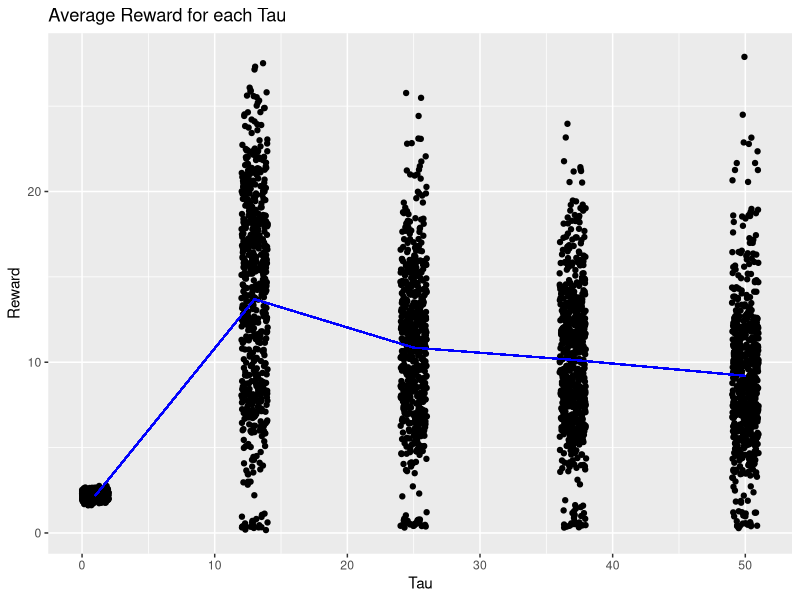
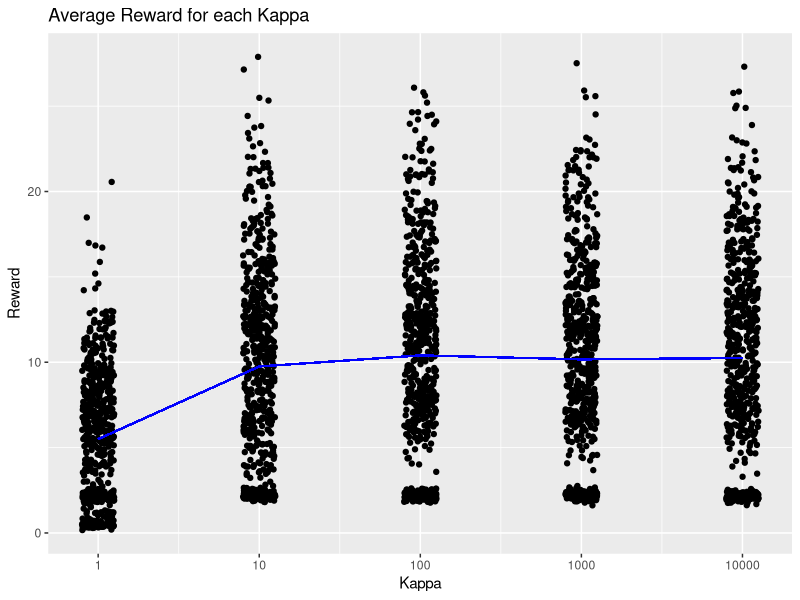
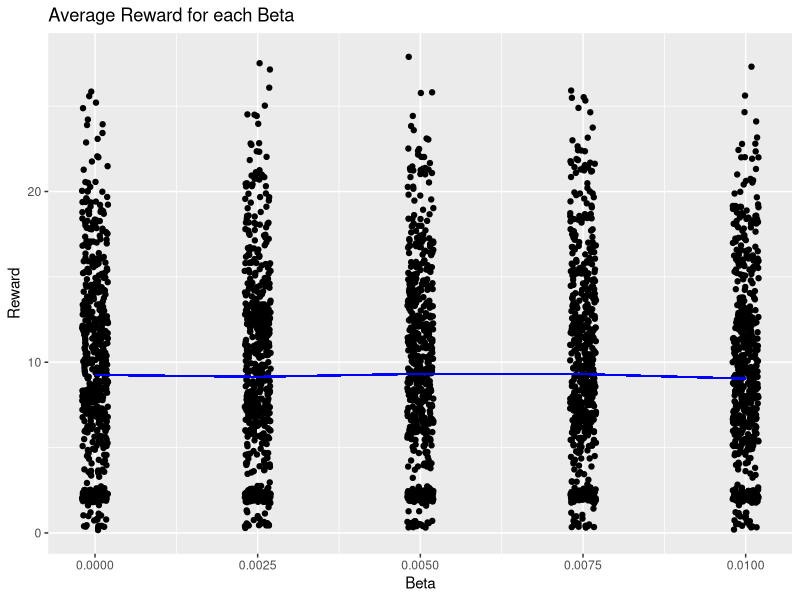
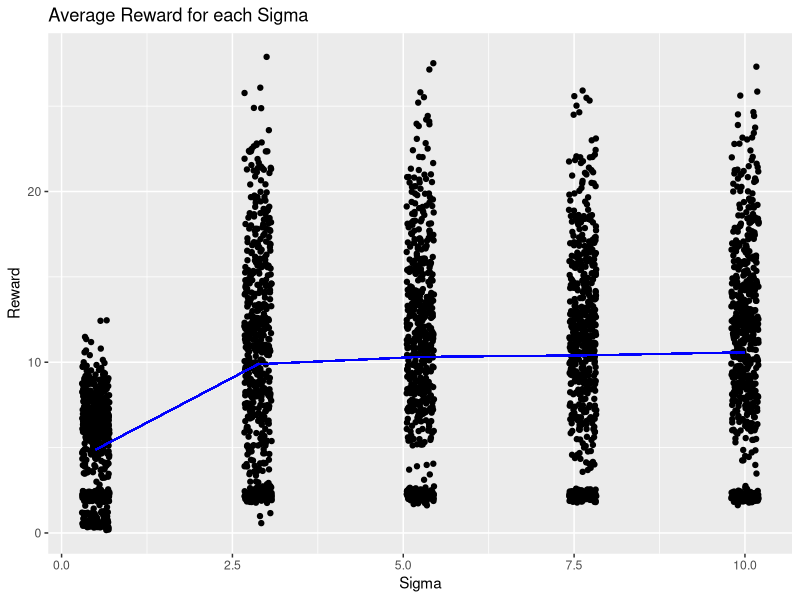
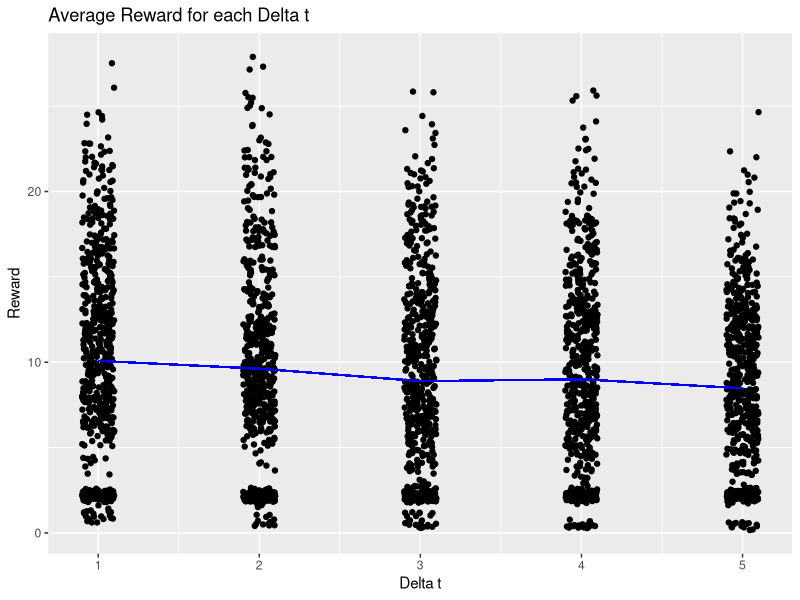
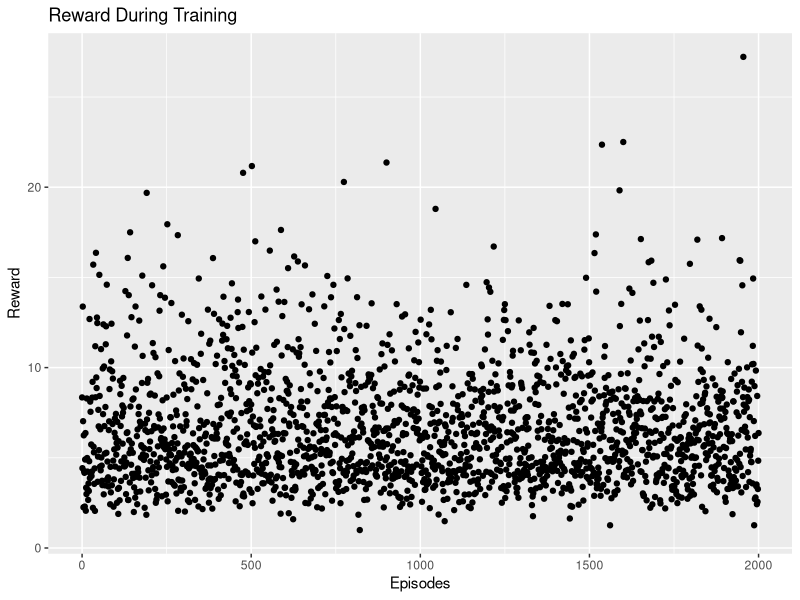
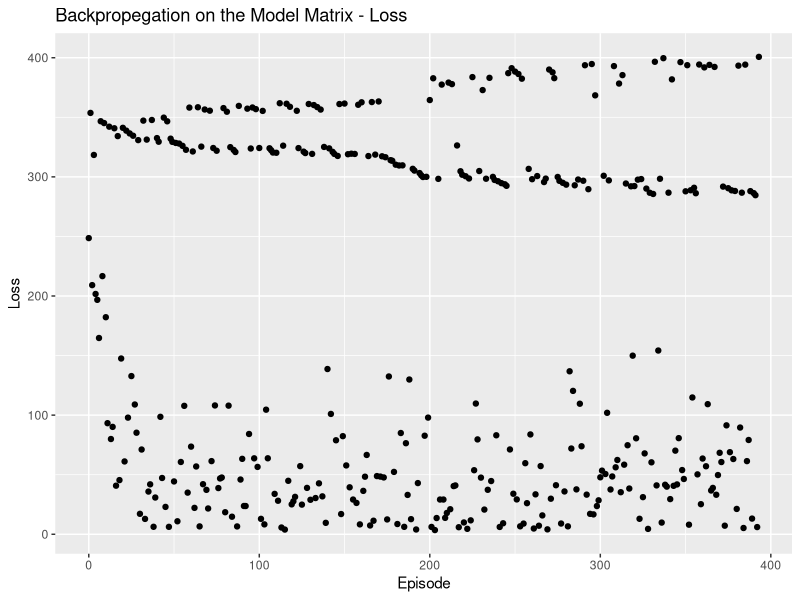
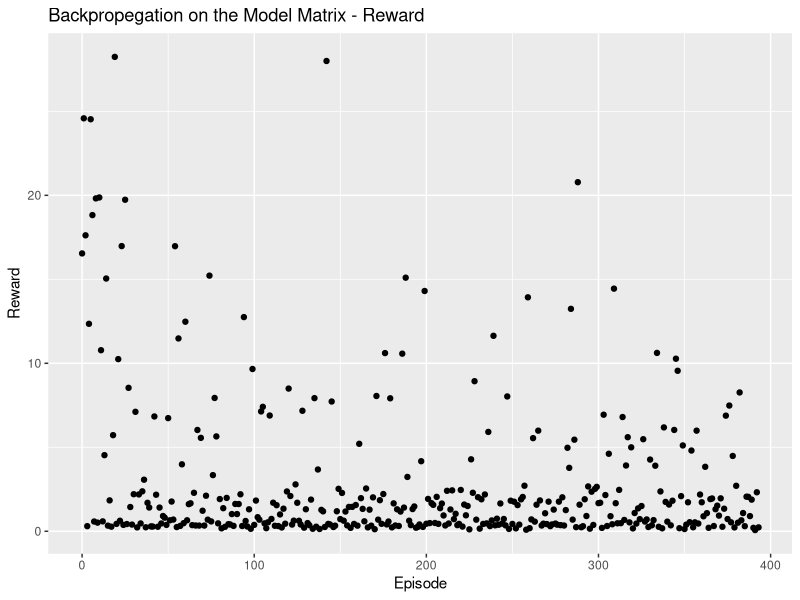

Write the R code that produced these figures, in order.
library(dplyr)
library(ggplot2)
library(zoo)

## Grid search analysis
df <- read.csv('metrics/grid_rewards.csv')
colnames(df)


# Plots
mr <- df %>% 
    group_by(tau) %>%
    summarise(rew=mean(avg_reward))
ggplot(data=df) +
    geom_jitter(aes(x=tau, y=avg_reward), width=1) +
    geom_segment(aes(x=mr$tau[1], y=mr$rew[1], xend=mr$tau[2], yend=mr$rew[2]), col='blue') +
    geom_segment(aes(x=mr$tau[2], y=mr$rew[2], xend=mr$tau[3], yend=mr$rew[3]), col='blue') +
    geom_segment(aes(x=mr$tau[3], y=mr$rew[3], xend=mr$tau[4], yend=mr$rew[4]), col='blue') +
    geom_segment(aes(x=mr$tau[4], y=mr$rew[4], xend=mr$tau[5], yend=mr$rew[5]), col='blue') +
    labs(title='Average Reward for each Tau', x='Tau', y='Reward')
ggsave('figures/tau_grid_search.png', width=7, height=5)

mr <- df %>% 
    group_by(kappa) %>%
    summarise(rew=mean(avg_reward))
ggplot(data=df) +
    geom_jitter(aes(x=kappa, y=avg_reward), width=0.1) +
    geom_segment(aes(x=mr$kappa[1], y=mr$rew[1], xend=mr$kappa[2], yend=mr$rew[2]), col='blue') +
    geom_segment(aes(x=mr$kappa[2], y=mr$rew[2], xend=mr$kappa[3], yend=mr$rew[3]), col='blue') +
    geom_segment(aes(x=mr$kappa[3], y=mr$rew[3], xend=mr$kappa[4], yend=mr$rew[4]), col='blue') +
    geom_segment(aes(x=mr$kappa[4], y=mr$rew[4], xend=mr$kappa[5], yend=mr$rew[5]), col='blue') +
    labs(title='Average Reward for each Kappa', x='Kappa', y='Reward') +
    scale_x_log10()
ggsave('figures/kappa_grid_search.png', width=7, height=5)


mr <- df %>% 
    group_by(beta) %>%
    summarise(rew=mean(avg_reward))
ggplot(data=df) +
    geom_jitter(aes(x=beta, y=avg_reward), width=0.0002) +
    geom_segment(aes(x=mr$beta[1], y=mr$rew[1], xend=mr$beta[2], yend=mr$rew[2]), col='blue') +
    geom_segment(aes(x=mr$beta[2], y=mr$rew[2], xend=mr$beta[3], yend=mr$rew[3]), col='blue') +
    geom_segment(aes(x=mr$beta[3], y=mr$rew[3], xend=mr$beta[4], yend=mr$rew[4]), col='blue') +
    geom_segment(aes(x=mr$beta[4], y=mr$rew[4], xend=mr$beta[5], yend=mr$rew[5]), col='blue') +
    labs(title='Average Reward for each Beta', x='Beta', y='Reward')
ggsave('figures/beta_grid_search.png', width=7, height=5)


mr <- df %>% 
    group_by(sigma) %>%
    summarise(rew=mean(avg_reward))
ggplot(data=df) +
    geom_jitter(aes(x=sigma, y=avg_reward), width=0.2) +
    geom_segment(aes(x=mr$sigma[1], y=mr$rew[1], xend=mr$sigma[2], yend=mr$rew[2]), col='blue') +
    geom_segment(aes(x=mr$sigma[2], y=mr$rew[2], xend=mr$sigma[3], yend=mr$rew[3]), col='blue') +
    geom_segment(aes(x=mr$sigma[3], y=mr$rew[3], xend=mr$sigma[4], yend=mr$rew[4]), col='blue') +
    geom_segment(aes(x=mr$sigma[4], y=mr$rew[4], xend=mr$sigma[5], yend=mr$rew[5]), col='blue') +
    labs(title='Average Reward for each Sigma', x='Sigma', y='Reward')
ggsave('figures/sigma_grid_search.png', width=7, height=5)


mr <- df %>% 
    group_by(delta_t) %>%
    summarise(rew=mean(avg_reward))
ggplot(data=df) +
    geom_jitter(aes(x=delta_t, y=avg_reward), width=0.1) +
    geom_segment(aes(x=mr$delta_t[1], y=mr$rew[1], xend=mr$delta_t[2], yend=mr$rew[2]), col='blue') +
    geom_segment(aes(x=mr$delta_t[2], y=mr$rew[2], xend=mr$delta_t[3], yend=mr$rew[3]), col='blue') +
    geom_segment(aes(x=mr$delta_t[3], y=mr$rew[3], xend=mr$delta_t[4], yend=mr$rew[4]), col='blue') +
    geom_segment(aes(x=mr$delta_t[4], y=mr$rew[4], xend=mr$delta_t[5], yend=mr$rew[5]), col='blue') +
    labs(title='Average Reward for each Delta t', x='Delta t', y='Reward')
ggsave('figures/delta_t_grid_search.png', width=7, height=5)

## DEP RL analysis
df <- read.csv('dep_RL_results/noise_0.05/metrics.csv')
colnames(df)

ggplot(data=df) +
    geom_point(aes(x=X, y=reward)) + 
    labs(title='Reward During Training', x="Episodes", y='Reward')
ggsave('figures/DEPRL_small_reward.png', width=7, height=5)


## Updating model matrix results
df <- read.csv('dep_backprop_results/forthepaper_longer/metrics.csv')
colnames(df)

ggplot(data=df) +
    geom_point(aes(x=X, y=loss)) +
    labs(title="Backpropegation on the Model Matrix - Loss", x="Episode", y="Loss")
ggsave('figures/backprop_m_loss.png', width=7, height=5)

ggplot(data=df) +
    geom_point(aes(x=X, y=reward)) +
    labs(title="Backpropegation on the Model Matrix - Reward", x="Episode", y="Reward")
ggsave('figures/backprop_m_reward.png', width=7, height=5)

df_lin_inc <- df %>% filter(loss > 340) %>% filter(reward < 20)
df_lin_dec <- df %>% filter(loss < 340) %>% filter(loss > 250)
df_exp_dec <- df %>% filter(loss < 250)

ggplot(data=df_lin_inc) +
    geom_point(aes(x=X, y=reward)) +
    labs(title="Backpropegation on the Model Matrix - Loss", x="Episode", y="Loss")
ggsave('figures/backprop_m_loss.png', width=7, height=5)

## Deep updating model matrix
df <- read.csv('dep_deep_backprop_results/forthepaper_longer/metrics.csv')
colnames(df)

ggplot(data=df) +
    geom_point(aes(x=X, y=loss)) +
    labs(title="Learning a Deep Model Matrix - Loss", x="Episode", y="Loss")
ggsave('figures/deep_backprop_m_loss_500.png', width=7, height=5)

ggplot(data=df) +
    geom_point(aes(x=X, y=reward)) +
    labs(title="Learning a Deep Model Matrix - Reward", x="Episode", y="Reward")
ggsave('figures/deep_backprop_m_reward_500.png', width=7, height=5)

# Moving averages
k <- 6
df_avgs <- df %>% 
    mutate(loss_ma = rollmean(loss, k=k, fill=T, align='right')) %>%
    mutate(reward_ma = rollmean(reward, k=k, fill=T, align='right')) %>%
    filter(reward_ma != 1) %>%
    mutate(loss_ma = rollmean(loss_ma, k=k, fill=T, align='right')) %>%
    mutate(reward_ma = rollmean(reward_ma, k=k, fill=T, align='right')) %>%
    filter(reward_ma != 1) %>%
    mutate(loss_ma = rollmean(loss_ma, k=k, fill=T, align='right')) %>%
    mutate(reward_ma = rollmean(reward_ma, k=k, fill=T, align='right')) %>%
    filter(reward_ma != 1) 

ggplot(data=df_avgs) +
    geom_line(aes(x=X, y=loss_ma)) +
    labs(title="Deep Model Matrix - Loss Moving Average", x="Episode", y="Loss")
ggsave('figures/deep_m_loss_ma.png', width=7, height=5)

ggplot(data=df_avgs) +
    geom_line(aes(x=X, y=reward_ma)) +
    labs(title="Deep Model Matrix - Reward Moving Average", x="Episode", y="Reward")
ggsave('figures/deep_m_reward_ma.png', width=7, height=5)

# Others
df <- read.csv('dep_actor_results/longer/metrics.csv')
colnames(df)

ggplot(data=df) +
    geom_point(aes(x=X, y=reward)) +
    labs(title="DEP Actor Reward", x="Episode", y="Reward")
ggsave('figures/dep_actor_reward.png', width=7, height=5)

ggplot(data=df) +
    geom_point(aes(x=X, y=dep_proportion)) +
    labs(title="Proportion of DEP Actions Per Episode", x="Episode", y="DEP Proportion")
ggsave('figures/dep_actor_proportion.png', width=7, height=5)
